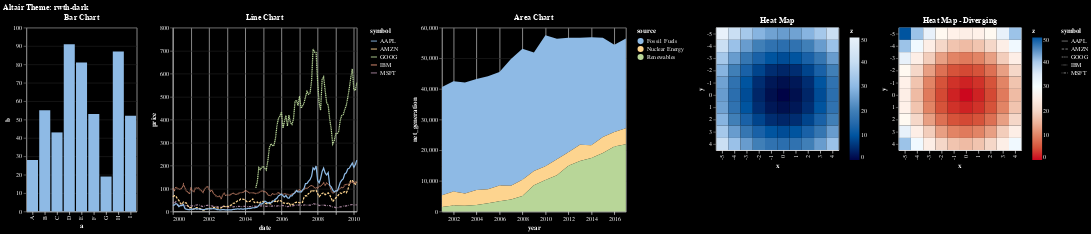

The notebook cell saved with this chart:
### Code cell
# Default Altair Theme
alt.theme.enable('rwth-dark')
plot_graphs('rwth-dark')

### Figure 1 — Vega-Lite specification as saved in the notebook (floating-point values rounded to 4 significant figures; data arrays with more than 128 entries replaced by an {"elided": "..."} marker saying what was removed)
{"config": {"title": {"color": "#FFFFFF"}, "axisX": {"domainColor": "#FFFFFF", "labelFont": "arial", "tickColor": "#FFFFFF", "titleFont": "arial", "labelColor": "#FFFFFF", "titleColor": "#FFFFFF"}, "axisY": {"gridColor": "#212121", "labelFont": "arial", "titleFont": "arial", "labelColor": "#FFFFFF", "titleColor": "#FFFFFF"}, "background": "#000000", "legend": {"labelFont": "arial", "titleFont": "arial", "labelColor": "#FFFFFF", "titleColor": "#FFFFFF"}, "range": {"category": ["#8EBAE5", "#FDD48F", "#B8D698", "#E69679", "#A8859E", "#CD8B87", "#BCB5D7", "#7DA4A7", "#E0E69A", "#89CCCF"], "diverging": ["#CC071E", "#D85C41", "#E69679", "#F3CDBB", "#FAEBE3", "white", "#E8F1FA", "#C7DDF2", "#8EBAE5", "#407FB7", "#00549F"], "ordinal": ["black", "#00549F", "#407FB7", "#8EBAE5", "#C7DDF2", "#E8F1FA"], "ramp": ["black", "#00549F", "#407FB7", "#8EBAE5", "#C7DDF2", "#E8F1FA"], "heatmap": ["black", "#00549F", "#407FB7", "#8EBAE5", "#C7DDF2", "#E8F1FA"]}, "area": {"fill": "#8EBAE5"}, "line": {"color": "#8EBAE5", "stroke": "#8EBAE5"}, "trail": {"color": "#8EBAE5", "stroke": "#8EBAE5"}, "path": {"stroke": "#8EBAE5"}, "text": {"font": "arial", "color": "#8EBAE5"}, "bar": {"fill": "#8EBAE5"}}, "hconcat": [{"data": {"name": "data-7684334a68ab74ba4c3ca7d0ceaeb461"}, "mark": {"type": "bar", "tooltip": true}, "encoding": {"x": {"field": "a", "type": "nominal"}, "y": {"field": "b", "type": "quantitative"}}, "title": "Bar Chart"}, {"data": {"name": "data-b0fe595546d47c5085f225c35730172c"}, "mark": {"type": "line"}, "encoding": {"color": {"field": "symbol", "type": "nominal"}, "strokeDash": {"field": "symbol", "type": "nominal"}, "x": {"field": "date", "type": "temporal"}, "y": {"field": "price", "type": "quantitative"}}, "title": "Line Chart"}, {"data": {"name": "data-7fb5cba8489b31900f8ac51a35bf2f48"}, "mark": {"type": "area"}, "encoding": {"color": {"field": "source", "type": "nominal"}, "x": {"field": "year", "type": "temporal"}, "y": {"field": "net_generation", "type": "quantitative"}}, "title": "Area Chart"}, {"data": {"name": "data-0c732f568d8b97bbab33754bfe87aba8"}, "mark": {"type": "rect"}, "encoding": {"color": {"field": "z", "type": "quantitative"}, "x": {"field": "x", "type": "ordinal"}, "y": {"field": "y", "type": "ordinal"}}, "title": "Heat Map"}, {"data": {"name": "data-0c732f568d8b97bbab33754bfe87aba8"}, "mark": {"type": "rect"}, "encoding": {"color": {"field": "z", "scale": {"domainMid": 30}, "type": "quantitative"}, "x": {"field": "x", "type": "ordinal"}, "y": {"field": "y", "type": "ordinal"}}, "title": "Heat Map - Diverging"}], "title": "Altair Theme: rwth-dark", "$schema": "https://vega.github.io/schema/vega-lite/v5.20.1.json", "datasets": {"data-7684334a68ab74ba4c3ca7d0ceaeb461": [{"a": "A", "b": 28}, {"a": "B", "b": 55}, {"a": "C", "b": 43}, {"a": "D", "b": 91}, {"a": "E", "b": 81}, {"a": "F", "b": 53}, {"a": "G", "b": 19}, {"a": "H", "b": 87}, {"a": "I", "b": 52}], "data-b0fe595546d47c5085f225c35730172c": {"elided": "560 records"}, "data-7fb5cba8489b31900f8ac51a35bf2f48": [{"year": "2001-01-01T00:00:00", "source": "Fossil Fuels", "net_generation": 35361}, {"year": "2002-01-01T00:00:00", "source": "Fossil Fuels", "net_generation": 35991}, {"year": "2003-01-01T00:00:00", "source": "Fossil Fuels", "net_generation": 36234}, {"year": "2004-01-01T00:00:00", "source": "Fossil Fuels", "net_generation": 36205}, {"year": "2005-01-01T00:00:00", "source": "Fossil Fuels", "net_generation": 36883}, {"year": "2006-01-01T00:00:00", "source": "Fossil Fuels", "net_generation": 37014}, {"year": "2007-01-01T00:00:00", "source": "Fossil Fuels", "net_generation": 41389}, {"year": "2008-01-01T00:00:00", "source": "Fossil Fuels", "net_generation": 42734}, {"year": "2009-01-01T00:00:00", "source": "Fossil Fuels", "net_generation": 38620}, {"year": "2010-01-01T00:00:00", "source": "Fossil Fuels", "net_generation": 42750}, {"year": "2011-01-01T00:00:00", "source": "Fossil Fuels", "net_generation": 39361}, {"year": "2012-01-01T00:00:00", "source": "Fossil Fuels", "net_generation": 37379}, {"year": "2013-01-01T00:00:00", "source": "Fossil Fuels", "net_generation": 34873}, {"year": "2014-01-01T00:00:00", "source": "Fossil Fuels", "net_generation": 35250}, {"year": "2015-01-01T00:00:00", "source": "Fossil Fuels", "net_generation": 32319}, {"year": "2016-01-01T00:00:00", "source": "Fossil Fuels", "net_generation": 28437}, {"year": "2017-01-01T00:00:00", "source": "Fossil Fuels", "net_generation": 29329}, {"year": "2001-01-01T00:00:00", "source": "Nuclear Energy", "net_generation": 3853}, {"year": "2002-01-01T00:00:00", "source": "Nuclear Energy", "net_generation": 4574}, {"year": "2003-01-01T00:00:00", "source": "Nuclear Energy", "net_generation": 3988}, {"year": "2004-01-01T00:00:00", "source": "Nuclear Energy", "net_generation": 4929}, {"year": "2005-01-01T00:00:00", "source": "Nuclear Energy", "net_generation": 4538}, {"year": "2006-01-01T00:00:00", "source": "Nuclear Energy", "net_generation": 5095}, {"year": "2007-01-01T00:00:00", "source": "Nuclear Energy", "net_generation": 4519}, {"year": "2008-01-01T00:00:00", "source": "Nuclear Energy", "net_generation": 5282}, {"year": "2009-01-01T00:00:00", "source": "Nuclear Energy", "net_generation": 4679}, {"year": "2010-01-01T00:00:00", "source": "Nuclear Energy", "net_generation": 4451}, {"year": "2011-01-01T00:00:00", "source": "Nuclear Energy", "net_generation": 5215}, {"year": "2012-01-01T00:00:00", "source": "Nuclear Energy", "net_generation": 4347}, {"year": "2013-01-01T00:00:00", "source": "Nuclear Energy", "net_generation": 5321}, {"year": "2014-01-01T00:00:00", "source": "Nuclear Energy", "net_generation": 4152}, {"year": "2015-01-01T00:00:00", "source": "Nuclear Energy", "net_generation": 5243}, {"year": "2016-01-01T00:00:00", "source": "Nuclear Energy", "net_generation": 4703}, {"year": "2017-01-01T00:00:00", "source": "Nuclear Energy", "net_generation": 5214}, {"year": "2001-01-01T00:00:00", "source": "Renewables", "net_generation": 1437}, {"year": "2002-01-01T00:00:00", "source": "Renewables", "net_generation": 1963}, {"year": "2003-01-01T00:00:00", "source": "Renewables", "net_generation": 1885}, {"year": "2004-01-01T00:00:00", "source": "Renewables", "net_generation": 2102}, {"year": "2005-01-01T00:00:00", "source": "Renewables", "net_generation": 2724}, {"year": "2006-01-01T00:00:00", "source": "Renewables", "net_generation": 3364}, {"year": "2007-01-01T00:00:00", "source": "Renewables", "net_generation": 3870}, {"year": "2008-01-01T00:00:00", "source": "Renewables", "net_generation": 5070}, {"year": "2009-01-01T00:00:00", "source": "Renewables", "net_generation": 8560}, {"year": "2010-01-01T00:00:00", "source": "Renewables", "net_generation": 10308}, {"year": "2011-01-01T00:00:00", "source": "Renewables", "net_generation": 11795}, {"year": "2012-01-01T00:00:00", "source": "Renewables", "net_generation": 14949}, {"year": "2013-01-01T00:00:00", "source": "Renewables", "net_generation": 16476}, {"year": "2014-01-01T00:00:00", "source": "Renewables", "net_generation": 17452}, {"year": "2015-01-01T00:00:00", "source": "Renewables", "net_generation": 19091}, {"year": "2016-01-01T00:00:00", "source": "Renewables", "net_generation": 21241}, {"year": "2017-01-01T00:00:00", "source": "Renewables", "net_generation": 21933}], "data-0c732f568d8b97bbab33754bfe87aba8": [{"x": -5, "y": -5, "z": 50}, {"x": -4, "y": -5, "z": 41}, {"x": -3, "y": -5, "z": 34}, {"x": -2, "y": -5, "z": 29}, {"x": -1, "y": -5, "z": 26}, {"x": 0, "y": -5, "z": 25}, {"x": 1, "y": -5, "z": 26}, {"x": 2, "y": -5, "z": 29}, {"x": 3, "y": -5, "z": 34}, {"x": 4, "y": -5, "z": 41}, {"x": -5, "y": -4, "z": 41}, {"x": -4, "y": -4, "z": 32}, {"x": -3, "y": -4, "z": 25}, {"x": -2, "y": -4, "z": 20}, {"x": -1, "y": -4, "z": 17}, {"x": 0, "y": -4, "z": 16}, {"x": 1, "y": -4, "z": 17}, {"x": 2, "y": -4, "z": 20}, {"x": 3, "y": -4, "z": 25}, {"x": 4, "y": -4, "z": 32}, {"x": -5, "y": -3, "z": 34}, {"x": -4, "y": -3, "z": 25}, {"x": -3, "y": -3, "z": 18}, {"x": -2, "y": -3, "z": 13}, {"x": -1, "y": -3, "z": 10}, {"x": 0, "y": -3, "z": 9}, {"x": 1, "y": -3, "z": 10}, {"x": 2, "y": -3, "z": 13}, {"x": 3, "y": -3, "z": 18}, {"x": 4, "y": -3, "z": 25}, {"x": -5, "y": -2, "z": 29}, {"x": -4, "y": -2, "z": 20}, {"x": -3, "y": -2, "z": 13}, {"x": -2, "y": -2, "z": 8}, {"x": -1, "y": -2, "z": 5}, {"x": 0, "y": -2, "z": 4}, {"x": 1, "y": -2, "z": 5}, {"x": 2, "y": -2, "z": 8}, {"x": 3, "y": -2, "z": 13}, {"x": 4, "y": -2, "z": 20}, {"x": -5, "y": -1, "z": 26}, {"x": -4, "y": -1, "z": 17}, {"x": -3, "y": -1, "z": 10}, {"x": -2, "y": -1, "z": 5}, {"x": -1, "y": -1, "z": 2}, {"x": 0, "y": -1, "z": 1}, {"x": 1, "y": -1, "z": 2}, {"x": 2, "y": -1, "z": 5}, {"x": 3, "y": -1, "z": 10}, {"x": 4, "y": -1, "z": 17}, {"x": -5, "y": 0, "z": 25}, {"x": -4, "y": 0, "z": 16}, {"x": -3, "y": 0, "z": 9}, {"x": -2, "y": 0, "z": 4}, {"x": -1, "y": 0, "z": 1}, {"x": 0, "y": 0, "z": 0}, {"x": 1, "y": 0, "z": 1}, {"x": 2, "y": 0, "z": 4}, {"x": 3, "y": 0, "z": 9}, {"x": 4, "y": 0, "z": 16}, {"x": -5, "y": 1, "z": 26}, {"x": -4, "y": 1, "z": 17}, {"x": -3, "y": 1, "z": 10}, {"x": -2, "y": 1, "z": 5}, {"x": -1, "y": 1, "z": 2}, {"x": 0, "y": 1, "z": 1}, {"x": 1, "y": 1, "z": 2}, {"x": 2, "y": 1, "z": 5}, {"x": 3, "y": 1, "z": 10}, {"x": 4, "y": 1, "z": 17}, {"x": -5, "y": 2, "z": 29}, {"x": -4, "y": 2, "z": 20}, {"x": -3, "y": 2, "z": 13}, {"x": -2, "y": 2, "z": 8}, {"x": -1, "y": 2, "z": 5}, {"x": 0, "y": 2, "z": 4}, {"x": 1, "y": 2, "z": 5}, {"x": 2, "y": 2, "z": 8}, {"x": 3, "y": 2, "z": 13}, {"x": 4, "y": 2, "z": 20}, {"x": -5, "y": 3, "z": 34}, {"x": -4, "y": 3, "z": 25}, {"x": -3, "y": 3, "z": 18}, {"x": -2, "y": 3, "z": 13}, {"x": -1, "y": 3, "z": 10}, {"x": 0, "y": 3, "z": 9}, {"x": 1, "y": 3, "z": 10}, {"x": 2, "y": 3, "z": 13}, {"x": 3, "y": 3, "z": 18}, {"x": 4, "y": 3, "z": 25}, {"x": -5, "y": 4, "z": 41}, {"x": -4, "y": 4, "z": 32}, {"x": -3, "y": 4, "z": 25}, {"x": -2, "y": 4, "z": 20}, {"x": -1, "y": 4, "z": 17}, {"x": 0, "y": 4, "z": 16}, {"x": 1, "y": 4, "z": 17}, {"x": 2, "y": 4, "z": 20}, {"x": 3, "y": 4, "z": 25}, {"x": 4, "y": 4, "z": 32}]}}
